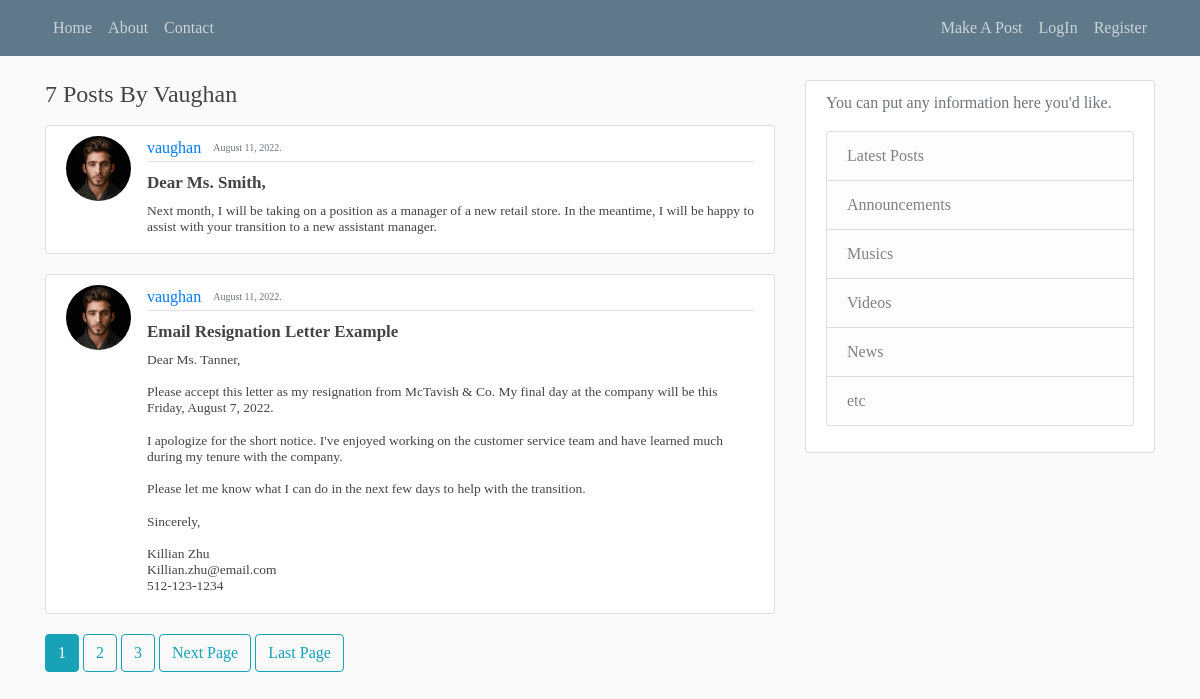
The page /user/vaughan/ on the database its author committed.
### Blog/models.py (models this page shows, shortened)
class Blog(models.Model):
    title = models.CharField(max_length=100)
    content = models.TextField()
    author = models.ForeignKey(User, on_delete=models.CASCADE)
    date_created = models.DateTimeField(default=timezone.now)

### Users/models.py (models this page shows, shortened)
class Profile(models.Model):
    user = models.OneToOneField(User,on_delete=models.CASCADE)
    images = models.ImageField(default='default.jpg', upload_to = 'ProfilePictures')

### Blog/views.py (the view)
# urls.py: path('user/<str:username>/',UseristView.as_view(),name = 'user_details'),
class UseristView(ListView):
    model = Blog
    context_object_name = 'blog_posts'
    template_name = 'Blog/user_posts.html'
    paginate_by = 2
    def get_queryset(self):
        user = get_object_or_404(User,username = self.kwargs.get('username'))
        return Blog.objects.filter(author = user).order_by('-date_created')

### Blog/templates/Blog/user_posts.html (shortened to what this page needs)
{% extends 'Blog/base.html'%}
{% block content %}
<h4 class="mb-3 upper">{{page_obj.paginator.count}} posts by {{view.kwargs.username}}</h4>
    {% for posts in blog_posts %}
    <article class="media content-section">
      <img class="rounded-circle article-img" src="{{posts.author.profile.images.url}}" alt="">
              <div class="media-body">
                <div class="article-metadata">
                  <a class="mr-2" href="{% url 'user_details' posts.author.username %}">{{ posts.author }}</a>
                  <small class="text-muted len mt-5">{{ posts.date_created|date:'F j, Y'}}.</small>
                </div>
                <h4><a class="article-title mt-5 smallh5" href="{% url 'blog_details' pk=posts.pk %}">{{ posts.title}}</a></h4>
                <h6 class="article-content smallh6">{{ posts.content }}</h6>
              </div>
            </article>
        {% endfor %}
        {% if is_paginated %}
        {% for num in page_obj.paginator.page_range %}
        {% if page_obj.number == num %}
        <a class="btn btn-info mb-4" href="?page={{num}}">{{num}}</a>
        {% elif num > page_obj.number|add:'-3' and num < page_obj.number|add:'3' %}
        <a class="btn btn-outline-info mb-4" href="?page={{num}}">{{num}}</a>
        {% endif %}
        {% endfor %}
        {% if page_obj.has_next %}
        <a class="btn btn-outline-info mb-4" href="?page={{page_obj.next_page_number}}">Next Page</a>
        <a class="btn btn-outline-info mb-4" href="?page={{page_obj.paginator.num_pages}}">Last Page</a>
        {% endif %}
    {% endif %}
{% endblock content %}

### Blog/static/Blog/main.css (style rules this page uses)
body { background: #fafafa; color: #333333; margin-top: 5rem; font-family: 'Times New Roman', Times, serif; }
.len { font-size:10px!important; position: relative; bottom:1.5px; }
.smallh6 { font-size:13.5px; }
.smallh5 { font-size:17px; text-transform: capitalize; font-weight:600; }
.upper { text-transform: capitalize; }
h1, h2, h3, h4, h5, h6 { color: #444444; }
.content-section { background: #ffffff; padding: 10px 20px; border: 1px solid #dddddd; border-radius: 3px; margin-bottom: 20px; }
.article-title { color: #444444; }
.article-content { white-space: pre-line; }
.article-img { height: 65px; width: 65px; margin-right: 16px; }
.article-metadata { padding-bottom: 1px; margin-bottom: 4px; border-bottom: 1px solid #e3e3e3 }

### rows shown on the page
Blog: author.profile.images (picture), author "vaughan", date_created "August 11, 2022", title "Dear Ms. Smith,", content "Next month, I will be taking on a position as a manager of a new retail store. In the meantime, I will be happy to assist with your transition to a new assistant manager."
Blog: author.profile.images (picture), author "vaughan", date_created "August 11, 2022", title "Email Resignation Letter Example", content "Dear Ms. Tanner, Please accept this letter as my resignation from McTavish & Co. My final day at the company will be this Friday, August 7, 2022. I apologize for the short notice. I've enjoyed working on the customer service team and have learned much during my tenure with the company. Please let me know what I can do in the next few days to help with the transition. Sincerely, Killian Zhu Killian.zhu@email.com 512-123-1234"

### other values the page prints
{{ page_obj.paginator.count }} "7"
{{ view.kwargs.username }} "Vaughan"
{{ num }} "1"
{{ num }} "2" "3"
